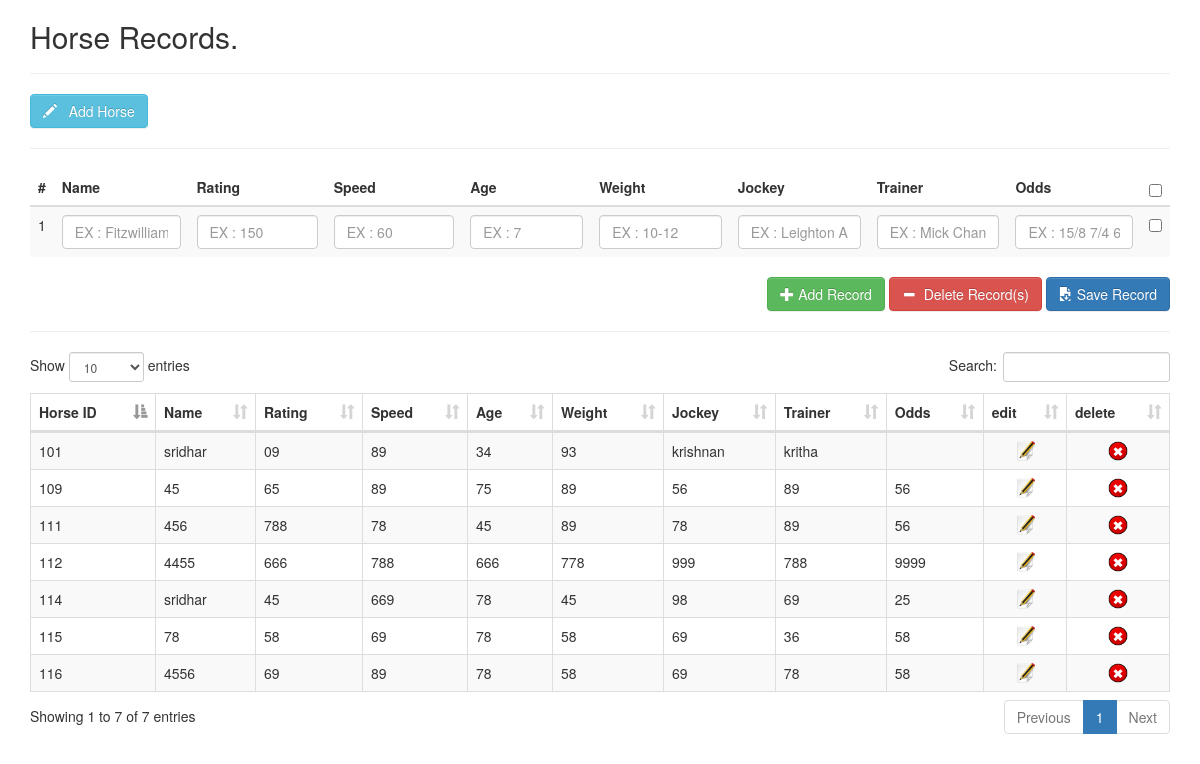
The page /index_working.php on the database its author committed.
### tables this page shows
CREATE TABLE IF NOT EXISTS `horse` (
  `hor_id` int(10) NOT NULL,
  `timestamp` timestamp NOT NULL DEFAULT CURRENT_TIMESTAMP ON UPDATE CURRENT_TIMESTAMP,
  `name` varchar(32) NOT NULL,
  `rating` varchar(10) NOT NULL,
  `speed` int(10) NOT NULL,
  `age` int(5) NOT NULL,
  `weight` int(10) NOT NULL,
  `jockey` varchar(32) NOT NULL,
  `trainer` varchar(32) NOT NULL,
  `odds` varchar(128) NOT NULL,
  `colour` varchar(10) NOT NULL
);

### index_working.php (the view, shortened to what this page needs)
<!DOCTYPE html PUBLIC "-//W3C//DTD XHTML 1.0 Transitional//EN" "http://www.w3.org/TR/xhtml1/DTD/xhtml1-transitional.dtd">
<html xmlns="http://www.w3.org/1999/xhtml">
<head>
<link href="bootstrap/css/bootstrap.min.css" rel="stylesheet" media="screen">
<link href="bootstrap/css/bootstrap-theme.min.css" rel="stylesheet" media="screen">
<link href="assets/datatables.min.css" rel="stylesheet" type="text/css">
</head>
<body>
	<div class="container">
        <h2 class="form-signin-heading">Horse Records.</h2><hr />
        <button class="btn btn-info" type="button" id="btn-add"> <span class="glyphicon glyphicon-pencil"></span> &nbsp; Add Horse</button>
		<hr />
	    <div class="content-loader">
		<form method='post' id='emp-SaveForm' action="#">
        <table cellspacing="0" width="100%" id="addHorse" class="table table-striped table-hover table-responsive">
        <thead>
        <tr>
        <th>#</th>
		<th>Name</th>
		<th>Rating</th>
		<th>Speed</th>
		<th>Age</th>
		<th>Weight</th>
		<th>Jockey</th>
		<th>Trainer</th>
		<th>Odds</th>
        <th><input type="checkbox" id="checkAll" name="checkboxselectall" title="Select All" /></th>
        </tr>
        </thead>
        <tbody>
		<tr id='addr0'>
            <td>1</td>
            <td><input type='text' name='name[]' class='form-control' placeholder='EX : Fitzwilliam' required /></td>
            <td><input type='text' name='rating[]' class='form-control' placeholder='EX : 150' required></td>
            <td><input type='text' name='speed[]' class='form-control' placeholder='EX : 60' required></td>
            <td><input type='text' name='age[]' class='form-control' placeholder='EX : 7' required></td>
            <td><input type='text' name='weight[]' class='form-control' placeholder='EX : 10-12' required></td>
            <td><input type='text' name='jockey[]' class='form-control' placeholder='EX : Leighton Aspell' required></td>
            <td><input type='text' name='trainer[]' class='form-control' placeholder='EX : Mick Channon' required></td>
            <td><input type='text' name='odds[]' class='form-control' placeholder='EX : 15/8 7/4 6/1' required></td>
			<td><input type="checkbox" value="12" title="Mark this row for deletion"/></td>
        </tr>
    </table>
	        <div align="right">
            <button type="submit" class="btn btn-success" id="btnAdd" name="btnAdd" >
    		<span class="glyphicon glyphicon-plus"></span>
			Add Record </button>
            <button type="submit" class="btn btn-danger" id="btnDelete" name="btnDelete"  title="Delete the selected Record">
    		<span class="glyphicon glyphicon-minus"></span>
			&nbsp;Delete Record(s) </button>
            <button type="submit" class="btn btn-primary" id="btnSave" name="btnSave" >
    		<span class="glyphicon glyphicon-save-file"></span>
			Save Record </button>
            </div>
</form>
</div>
<hr />
        <div class="content-loader">
        <table cellspacing="0" width="100%" id="showHorseTable" class="table table-striped table-hover table-responsive">
        <thead>
        <tr>
		<th>Horse ID</th>
		<th>Name</th>
		<th>Rating</th>
		<th>Speed</th>
		<th>Age</th>
		<th>Weight</th>
		<th>Jockey</th>
		<th>Trainer</th>
		<th>Odds</th>
        <th>edit</th>
        <th>delete</th>
        </tr>
        </thead>
        <tbody>
        <?php
        require_once 'dbconfig.php';
        $stmt = $db_con->prepare("SELECT * FROM horse ORDER BY hor_id DESC");
        $stmt->execute();
		while($row=$stmt->fetch(PDO::FETCH_ASSOC))
		{
			?>
            <tr>
			<td><?php echo $row['hor_id']; ?></td>
			<td><?php echo $row['name']; ?></td>
			<td><?php echo $row['rating']; ?></td>
			<td><?php echo $row['speed']; ?></td>
			<td><?php echo $row['age']; ?></td>
			<td><?php echo $row['weight']; ?></td>
			<td><?php echo $row['jockey']; ?></td>
			<td><?php echo $row['trainer']; ?></td>
			<td><?php echo $row['odds']; ?></td>
			<td align="center">
			<a id="<?php echo $row['hor_id']; ?>" class="edit-link" href="#" title="Edit">
			<img src="edit.png" width="20px" />
            </a></td>
			<td align="center"><a id="<?php echo $row['hor_id']; ?>" class="delete-link" href="#" title="Delete">
			<img src="delete.png" width="20px" />
            </a></td>
			</tr>
			<?php
		}
		?>
        </tbody>
        </table>
        </div>
    </div>
</body>
</html>

### rows shown on the page
horse: hor_id "116", name "4556", rating "69", speed "89", age "78", weight "58", jockey "69", trainer "78", odds "58"
horse: hor_id "115", name "78", rating "58", speed "69", age "78", weight "58", jockey "69", trainer "36", odds "58"
horse: hor_id "114", name "sridhar", rating "45", speed "669", age "78", weight "45", jockey "98", trainer "69", odds "25"
horse: hor_id "112", name "4455", rating "666", speed "788", age "666", weight "778", jockey "999", trainer "788", odds "9999"
horse: hor_id "111", name "456", rating "788", speed "78", age "45", weight "89", jockey "78", trainer "89", odds "56"
horse: hor_id "109", name "45", rating "65", speed "89", age "75", weight "89", jockey "56", trainer "89", odds "56"
horse: hor_id "101", name "sridhar", rating "09", speed "89", age "34", weight "93", jockey "krishnan", trainer "kritha"
